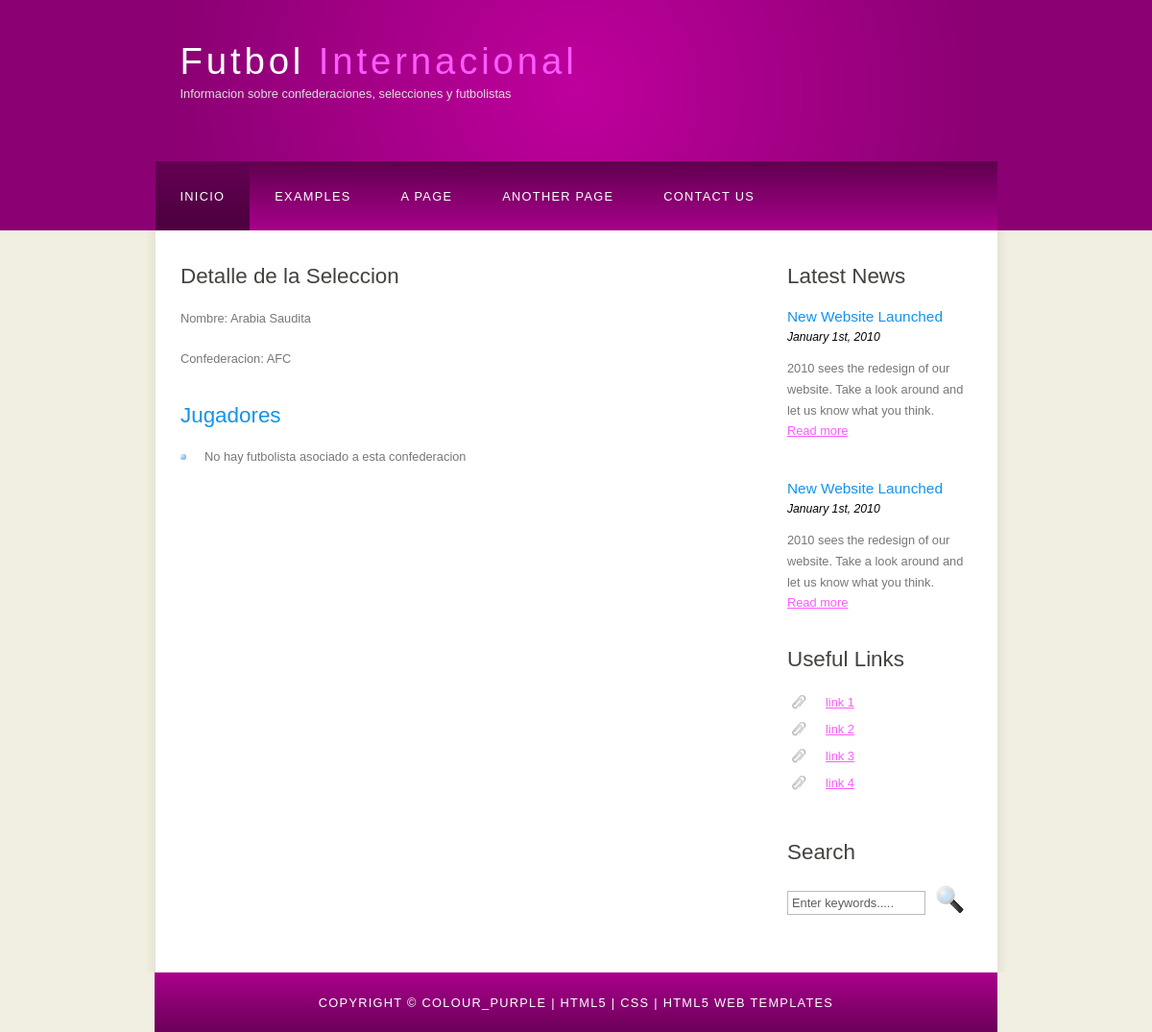
The app's page /seleccionesAPP/detalleSeleccion/9/, older data.
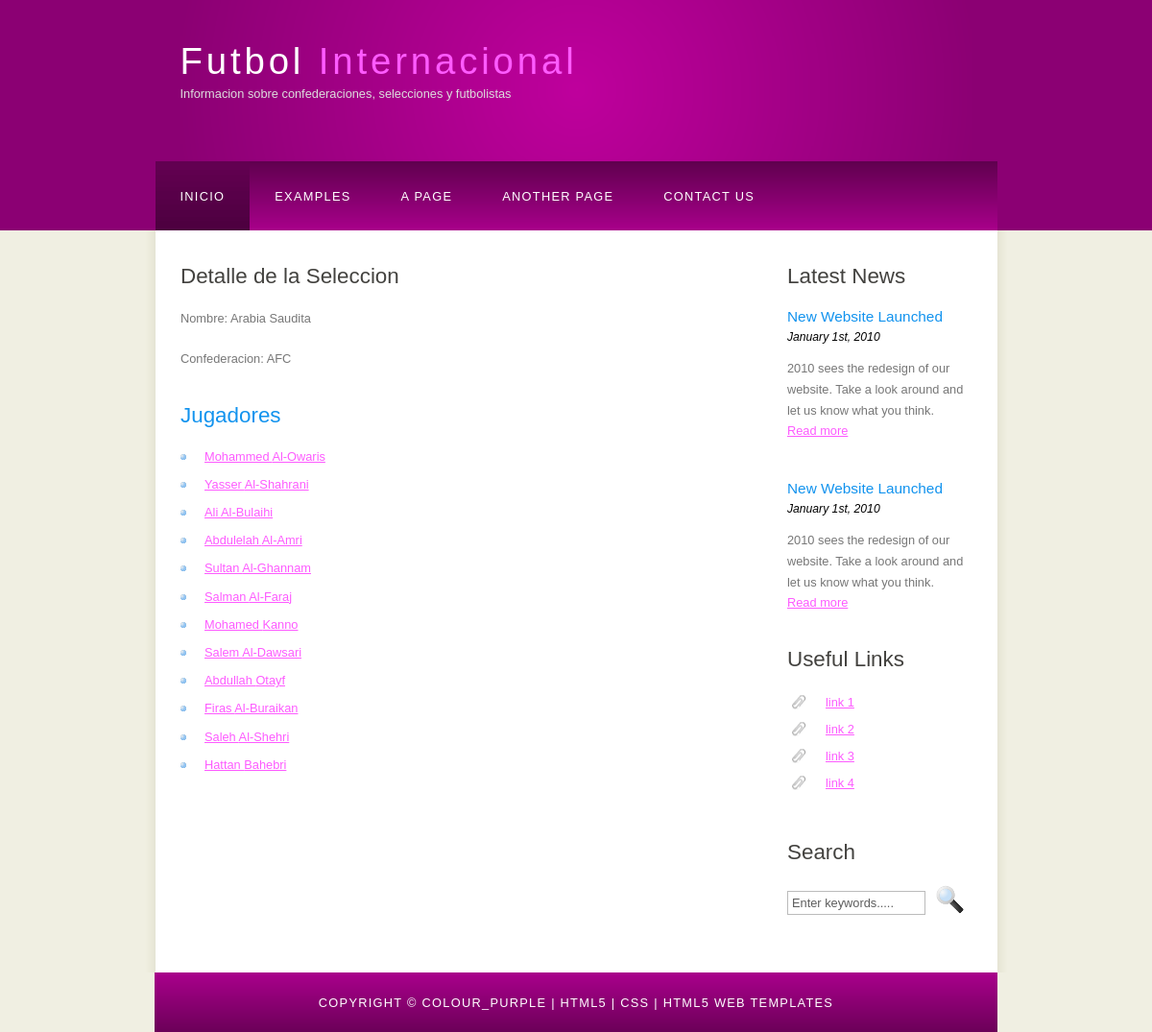
The same page, newer data.
### seleccionesAPP/models.py (models this page shows, shortened)
class Seleccion(models.Model):
    nombre = models.CharField(max_length=100)
    confederacion = models.ForeignKey(Confederacion, on_delete=models.CASCADE, related_name='seleccion')

class Confederacion(models.Model):
    nombre = models.CharField(max_length=100)
    continente = models.CharField(max_length=50)
    def __str__(self):
        return self.nombre

class Futbolista(models.Model):
    nombre = models.CharField(max_length=50)
    apellido = models.CharField(max_length=100, default='')
    fecha_nac = models.DateField()
    POSICIONES = [
        ('POR', 'Portero'),
        ('DEF', 'Defensa'),
        ('MED', 'Mediocampista'),
        ('DEL', 'Delantero'),
    ]
    posicion = models.CharField(
        max_length=3,         # Cambiado a 3 porque usamos abreviaturas de 3 letras
        choices=POSICIONES,   # Opciones predefinidas
        default='MED',        # Valor por defecto: Mediocampista
    )
    seleccion = models.ForeignKey(Seleccion, on_delete=models.CASCADE, related_name='futbolista')
    imagenFutbolista= models.URLField(max_length=600,null=True,blank=True)

### seleccionesAPP/views.py (the view)
# urls.py: path('detalleSeleccion/<int:id_seleccion>/', views.detalleSeleccion,name='detalleSeleccion'),
def detalleSeleccion(request, id_seleccion):
    seleccion = get_object_or_404(Seleccion, pk=id_seleccion)
    contexto = {'seleccion': seleccion}
    return render(request, 'detalleSeleccion.html', contexto)

### seleccionesAPP/templates/detalleSeleccion.html (shortened to what this page needs)
{% extends 'base.html' %}
{% block contenido %}
<html>
<head>
</head>
<body>
    <h1>Detalle de la Seleccion</h1>
    <p>Nombre: {{ seleccion.nombre }}</p>
    <p>Confederacion: {{ seleccion.confederacion }}</p>
    <h2>Jugadores</h2>
    <ul>
    {% for futbolista in seleccion.futbolista.all %}
        <li>
            <a href="{% url 'detalleFutbolista' futbolista.id%}">
                {{futbolista.nombre }} {{futbolista.apellido}}
            </a>
        </li>
    {% empty %}
        <li>No hay futbolista asociado a esta confederacion</li>
    {% endfor %}
    </ul>
</body>
</html>
{% endblock %}

### seleccionesAPP/templates/base.html (shortened to what this page needs)
{% load static %}
<!DOCTYPE HTML>
<html>
<head>
  <link rel="stylesheet" type="text/css" href="{%static 'style/style.css'%}" title="style" />
</head>
<body>
  <div id="main">
    <div id="header">
      <div id="logo">
        <div id="logo_text">
          <h1><a href="{% url 'index'%}">Futbol<span class="logo_colour"> Internacional</span></a></h1>
          <h2>Informacion sobre confederaciones, selecciones y futbolistas</h2>
        </div>
      </div>
      <div id="menubar">
        <ul id="menu">
          <li class="selected"><a href="{% url 'index'%}">Inicio</a></li>
          <li><a href="examples.html">Examples</a></li>
          <li><a href="page.html">A Page</a></li>
          <li><a href="another_page.html">Another Page</a></li>
          <li><a href="contact.html">Contact Us</a></li>
        </ul>
      </div>
    </div>
    <div id="site_content">
      <div class="sidebar">
        <h3>Latest News</h3>
        <h4>New Website Launched</h4>
        <h5>January 1st, 2010</h5>
        <p>2010 sees the redesign of our website. Take a look around and let us know what you think.<br /><a href="#">Read more</a></p>
        <p></p>
        <h4>New Website Launched</h4>
        <h5>January 1st, 2010</h5>
        <p>2010 sees the redesign of our website. Take a look around and let us know what you think.<br /><a href="#">Read more</a></p>
        <h3>Useful Links</h3>
        <ul>
          <li><a href="#">link 1</a></li>
          <li><a href="#">link 2</a></li>
          <li><a href="#">link 3</a></li>
          <li><a href="#">link 4</a></li>
        </ul>
        <h3>Search</h3>
        <form method="post" action="#" id="search_form">
          <p>
            <input class="search" type="text" name="search_field" value="Enter keywords....." />
            <input name="search" type="image" style="border: 0; margin: 0 0 -9px 5px;" src="style/search.png" alt="Search" title="Search" />
          </p>
        </form>
      </div>
      <div id="content">
        {% block contenido %}{%endblock%}
      </div>
    </div>
    <div id="footer">
      Copyright &copy; colour_purple | <a href="http://validator.w3.org/check?uri=referer">HTML5</a> | <a href="http://jigsaw.w3.org/css-validator/check/referer">CSS</a> | <a href="http://www.html5webtemplates.co.uk">HTML5 Web Templates</a>
    </div>
  </div>
</body>
</html>

### seleccionesAPP/static/style/style.css (style rules this page uses)
html { height: 100%; }
* { margin: 0; padding: 0; }
body { font: normal .80em 'trebuchet ms', arial, sans-serif; background: #F0EFE2; color: #777; }
p { padding: 0 0 20px 0; line-height: 1.7em; }
h1, h2, h3, h4, h5, h6 { font: normal 175% 'century gothic', arial, sans-serif; color: #43423F; margin: 0 0 15px 0; padding: 15px 0 5px 0; }
h2 { font: normal 175% 'century gothic', arial, sans-serif; color: #1293EE; }
h4, h5, h6 { margin: 0; padding: 0 0 5px 0; font: normal 120% arial, sans-serif; color: #1293EE; }
h5, h6 { font: italic 95% arial, sans-serif; padding: 0 0 15px 0; color: #000; }
a, a:hover { outline: none; text-decoration: underline; color: #FD5BFF; }
ul { margin: 2px 0 22px 17px; }
ul li { list-style-type: circle; margin: 0 0 6px 0; padding: 0 0 4px 5px; }
#main, #logo, #menubar, #site_content, #footer { margin-left: auto; margin-right: auto; }
#header { background: #8B0073; height: 240px; }
#logo { width: 825px; position: relative; height: 168px; background: #8B0073 url(logo.png) no-repeat; }
#logo #logo_text { position: absolute; top: 20px; left: 0; }
#logo h1, #logo h2 { font: normal 300% 'century gothic', arial, sans-serif; border-bottom: 0; text-transform: none; margin: 0; }
#logo_text h1, #logo_text h1 a, #logo_text h1 a:hover { padding: 22px 0 0 0; color: #FFF; letter-spacing: 0.1em; text-decoration: none; }
#logo_text h1 a .logo_colour { color: #FD5BFF; }
#logo_text h2 { font-size: 100%; padding: 4px 0 0 0; color: #DDD; }
#menubar { width: 877px; height: 72px; padding: 0; background: #5B2660 url(menu.png) repeat-x; }
ul#menu, ul#menu li { float: left; margin: 0; padding: 0; }
ul#menu li { list-style: none; }
ul#menu li a { letter-spacing: 0.1em; font: normal 100% 'lucida sans unicode', arial, sans-serif; display: block; float: left; height: 37px; padding: 29px 26px 6px 26px; text-align: center; color: #FFF; text-transform: uppercase; text-decoration: none; background: transparent; }
ul#menu li a:hover, ul#menu li.selected a, ul#menu li.selected a:hover { color: #FFF; background: #3F1B41 url(menu_select.png) repeat-x; }
#site_content { width: 837px; overflow: hidden; margin: 0 auto 0 auto; padding: 20px 24px 20px 37px; background: #FFF url(content.png) repeat-y; }
.sidebar { float: right; width: 190px; padding: 0 15px 20px 15px; }
.sidebar ul { width: 178px; padding: 4px 0 0 0; margin: 4px 0 30px 0; }
.sidebar li { list-style: none; padding: 0 0 7px 0; }
.sidebar li a, .sidebar li a:hover { padding: 0 0 0 40px; display: block; background: transparent url(link.png) no-repeat left center; }
#content { text-align: left; width: 595px; padding: 0; }
#content ul { margin: 2px 0 22px 0px; }
#content ul li { list-style-type: none; background: url(bullet.png) no-repeat; margin: 0 0 6px 0; padding: 0 0 4px 25px; line-height: 1.5em; }
#footer { width: 878px; font: normal 100% 'lucida sans unicode', arial, sans-serif; height: 33px; padding: 24px 0 5px 0; text-align: center; background: #29425E url(footer.png) repeat-x; color: #FFF; text-transform: uppercase; letter-spacing: 0.1em; }
#footer a { color: #FFF; text-decoration: none; }
.search { color: #5D5D5D; border: 1px solid #BBB; width: 134px; padding: 4px; font: 100% arial, sans-serif; }

Row changes from the older to the newer data that the page shows:
added Futbolista: nombre "Mohammed", apellido "Al-Owaris"
added Futbolista: nombre "Yasser", apellido "Al-Shahrani"
added Futbolista: nombre "Ali", apellido "Al-Bulaihi"
added Futbolista: nombre "Abdulelah", apellido "Al-Amri"
added Futbolista: nombre "Sultan", apellido "Al-Ghannam"
added Futbolista: nombre "Salman", apellido "Al-Faraj"
added Futbolista: nombre "Mohamed", apellido "Kanno"
added Futbolista: nombre "Salem", apellido "Al-Dawsari"
added Futbolista: nombre "Abdullah", apellido "Otayf"
added Futbolista: nombre "Firas", apellido "Al-Buraikan"
added Futbolista: nombre "Saleh", apellido "Al-Shehri"
added Futbolista: nombre "Hattan", apellido "Bahebri"
Text that changed along with them:
text no longer shown: "No hay futbolista asociado a esta confederacion"
